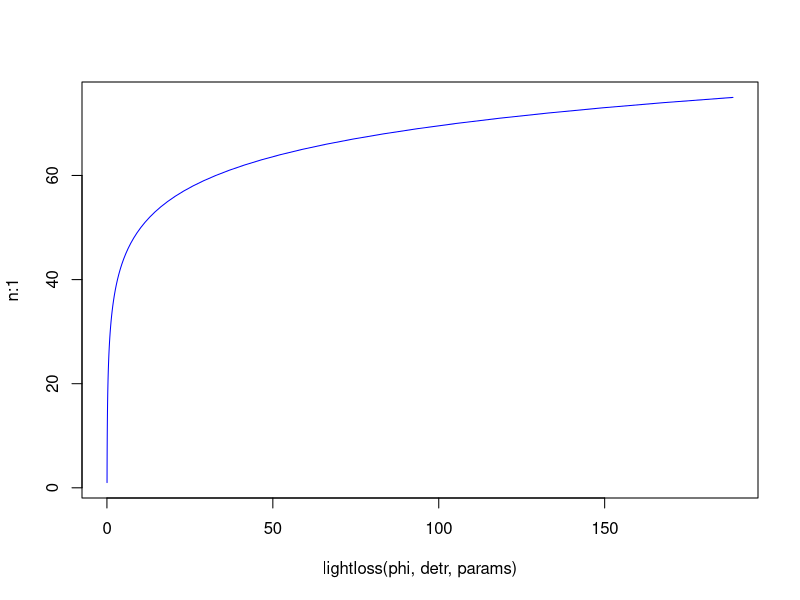
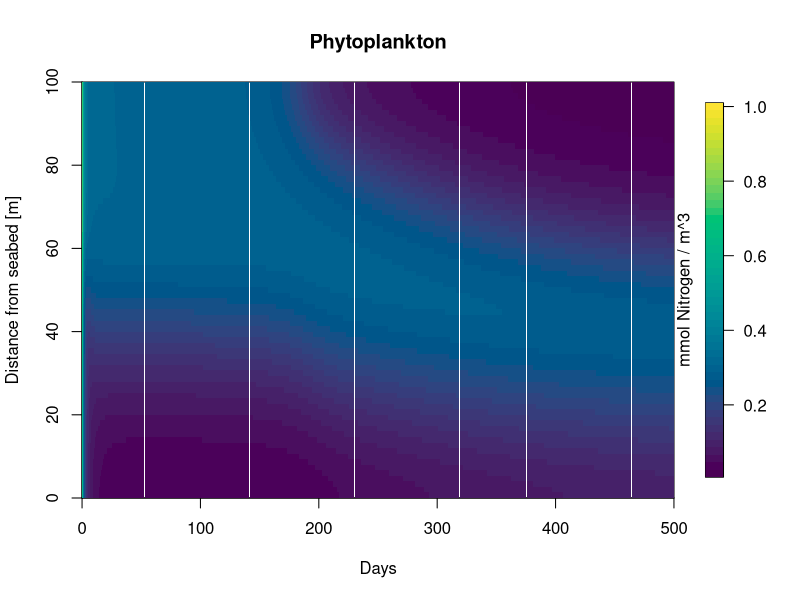
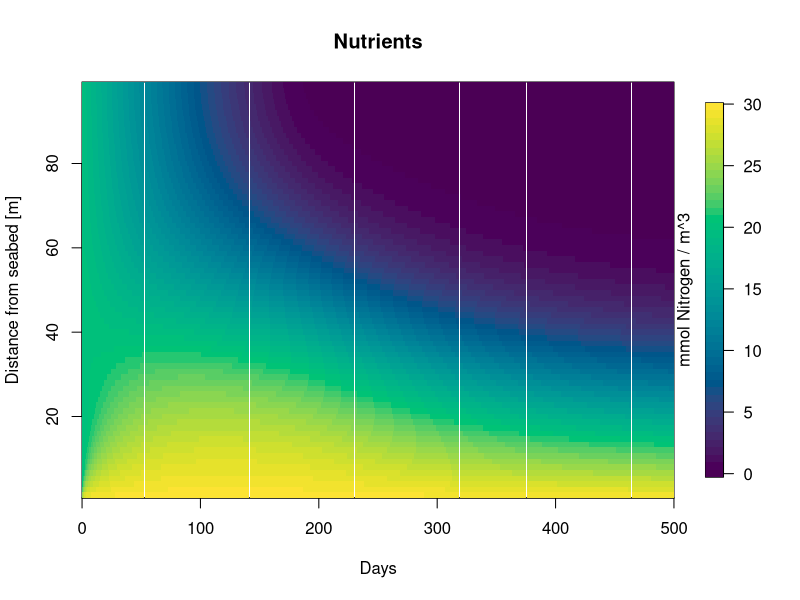
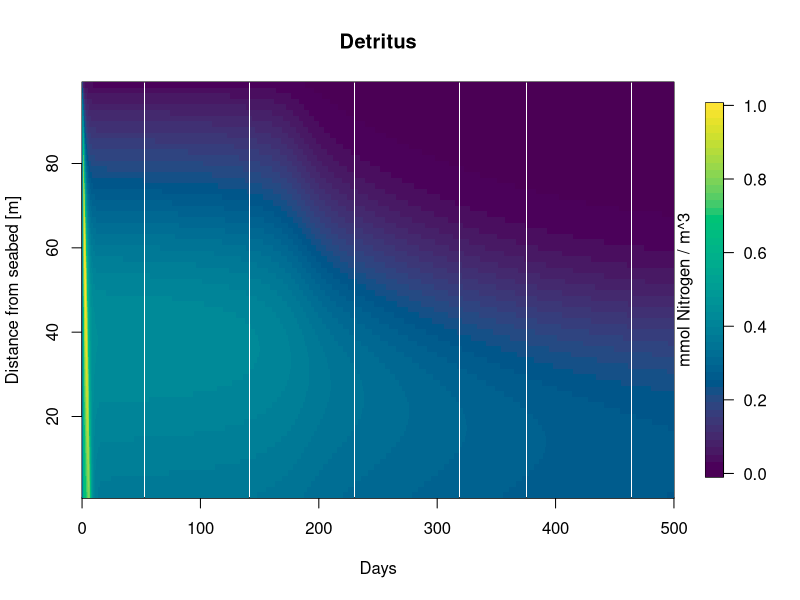
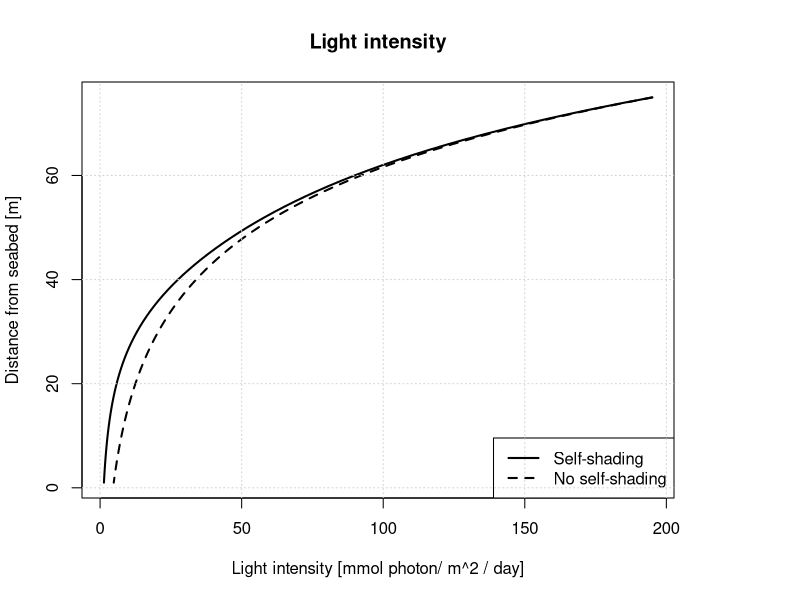
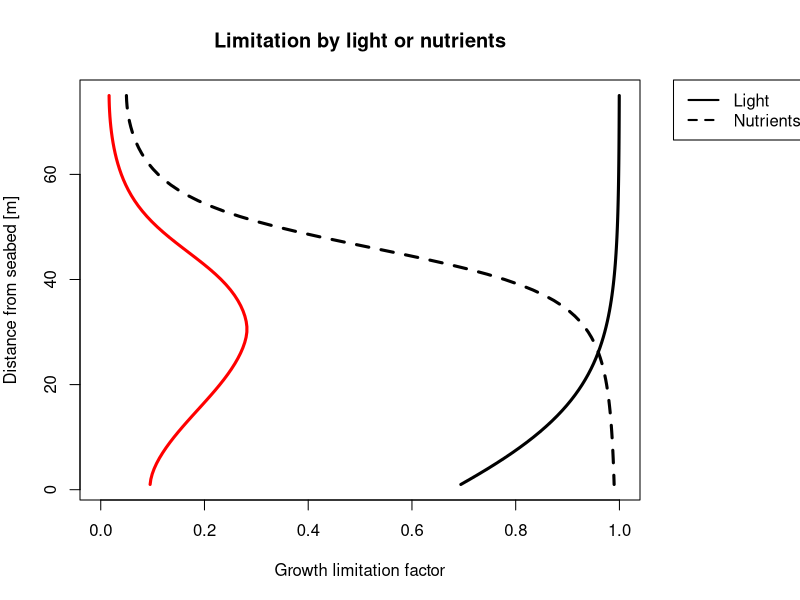

R code for these plots, in order:
#' ---
#' title: Nutrient in the water column
#' author: Léa Krejci
#' date: 26 February 2024
#' ---

#### Packages ####
library(deSolve)
library(fields)

##### Parameters ####
# D <- 5 #[m^2/day]
# Iin <- 350 * 60 * 60 * 24 #[µmol photons /m^2 /day]
# kw <- 0.2 #[/m]
# kp <- 15e-7 #[m^2 / cell]
# m <- 0.01 * 24 #[/day]
# u <- 0.96 #[/day]
# depth <- 100 #[m]
# deltaZ <- 2.5 #[m]
# param.n <- depth/deltaZ
# gmax <- 0.04 * 24
# H.L <- 30 * 60 * 60 *24 # [µmol photons / m^2 / day]
# H.N <- 0.0425 # [mmol nutrient / m^3]
# Nb <- 5 # [mmol nutrient / m^3]
# yield <- 1e-9 # [mmol nutrient / cell]

# leonor's parameters
# n <- 100
# d <- 100
# param.deltaZ <- d/n
# t <- 100
# param.u <- 0.04
# param.D <- 5
# z <- c()
# param.kw <- 0.2
# param.kp <- 15*10^(-7)
# param.Iin <- 350
# param.HI <- 30
# param.gmax <-0.04
# param.m <- 0.01
# param.HN <- 0.0425
# param.Nb <- 47.5
# param.yield <- 10^(-9)


# # these parameters work
# n <- 75
# d <- 100 #[m]
# param.deltaZ <- d/n #[m]
# t <- 300
# param.u <- 0.042 * 24 #[m/day]
# param.D <- 43.2 #[m^2/day]
# z <- c()
# param.kw <- 0.2 #[/m]
# param.kp <- 15e-12 #[m^2 / cell]
# param.Iin <- 350 * 60 * 60 * 24 #[µmol photons /m^2 /day]
# param.HI <- 30 * 60 * 60 *24 # [µmol photons / m^2 / day]
# param.gmax <- 0.04 * 24 #[/day]
# param.m <- 0.03 #[/day]
# param.HN <- 0.0425 # [mmol nutrient / m^3]
# param.Nb <- 5 # [mmol nutrient / m^3]
# param.yield <- 1e-9 # [mmol nutrient / cell]
# param.gamma <- 0.25 # [m^3 /mmol N / day]
# param.w <- 5 # [m/day]
# param.rem <- 0.1 # [/day]

# new parameters in mmol.N
n <- 75
d <- 100 #[m]
param.deltaZ <- d/n #[m]
t <- 300
param.u <- 0*1 #[m/day]
param.D <- 5 #[m^2/day]
z <- c()
param.kw <-  0.0375 #[/m]
param.kp <-  0.05 #[m^2 / mmol.N]
param.Iin <- 200 #[W /m^2]
param.m <-  0.03 #[/day]
param.HN <-  0.3 # [mmol.N / m^3]
param.Nb <- 30 # [mmol.N / m^3]
param.gamma <- 1.5 # [m^3 /mmol N / day]
param.w <- 15 # [m/day]
param.rem <- 0.1 # [/day]
param.alpha <- 0.1 # [m^2 / W / day]
param.mu <- 0.5 # [/ day]

# reset graphical parameters
#dev.off()

params <- list(param.D = param.D , param.Iin = param.Iin, param.kw = 0.2, param.kp = param.kp,
               param.m = param.m, param.u = param.u, d = d, param.deltaZ = param.deltaZ, n = n,
               param.mu = param.mu, param.HN = param.HN)

no.shading <- list(param.D = param.D , param.Iin = param.Iin, param.kw = 0.2, param.kp = 0,
                   param.m = param.m, param.u = param.u, d = d, param.deltaZ = param.deltaZ, n = n,
                   param.mu = param.mu, param.HN = param.HN)


##### Set up grid ####
z = seq(param.deltaZ/2, by = param.deltaZ, to = d)

##### Initial conditions #####
phi <- rep(1,n) # set up phi0
#phi[10] <- 1000

N <- rep(20,n) # set up N0

P <- phi[1]

detr <- rep(0,n)

D <- detr[1]

Y.init <- c(phi,N,detr)

# set up light intensity
lightloss = function (P, D, param){
  integral = cumsum(((param.kw + param.kp*(P+D))*param.deltaZ)) - 0.5*param.deltaZ*(param.kw + param.kp*(P+D))
  I <- param.Iin*exp(- integral)
  
  return(I)
}

plot(x = lightloss(phi,detr, params), y = n:1, col = "blue", type = "l")

##### Derivative function #####
derivative = function(t, Y, params) {
  
  phi <- Y[1:n]
  N <- Y[(n+1):(2*n)]
  detr <- Y[(2*n+1):(3*n)]
  
  Ja <- rep(0, n+1)
  Jd <- rep(0, n+1)
  JN <- rep(0, n+1)
  Ja_D <- rep(0, n+1)
  Jd_D <- rep(0, n+1)
  
  for(i in 2:n){
    Ja[i] <- param.u*phi[i-1]
    Jd[i] <- -param.D*(phi[i]-phi[i-1])/param.deltaZ
    JN[i] <- -param.D*(N[i]-N[i-1])/param.deltaZ 
    Ja_D[i] <- param.w*detr[i-1]
    Jd_D[i] <- -param.D*(detr[i]-detr[i-1])/param.deltaZ
  }
  
  #Boundary conditions  
  Ja[1] <- 0
  Ja[n+1] <- 0
  
  Jd[1] <- 0
  Jd[n+1] <- 0
  
  JN[1] <- 0
  JN[n+1] <- -param.D*(param.Nb-N[n])/param.deltaZ
  
  Ja_D[1] <- 0
  Ja_D[n+1] <- param.w*detr[n]
  
  Jd_D[1] <- 0
  Jd_D[n+1] <- 0
  
  J <- Ja + Jd 
  
  JDet <- Ja_D + Jd_D
  
  dphi_dt <- seq(1,n,1)
  dN_dt <- seq(1,n,1)
  ddetr_dt <- seq(1,n,1)
  
  # calculate growth rate
  I = lightloss(phi, detr, params)
  #growth.L <- I / (param.HI + I)
  growth.L <- param.alpha*I / sqrt(param.mu^2 + (param.alpha*I)^2)
  growth.N <- N / (param.HN + N)
  
  growth <- param.mu * pmin(growth.L,growth.N)
  
  
  for (i in 1:n){
    dphi_dt[i] <- growth[i]*phi[i] - param.m*phi[i] - param.gamma*phi[i]^2 - (J[i+1] - J[i])/param.deltaZ
    dN_dt[i] <- -growth[i]*phi[i] + param.rem*detr[i] - (JN[i+1] - JN[i])/param.deltaZ
    ddetr_dt[i] <- param.m*phi[i] + param.gamma*phi[i]^2 - param.rem*detr[i] - (JDet[i+1] - JDet[i])/param.deltaZ
  }
  
  return( list(c(dphi_dt, dN_dt, ddetr_dt)) )
}

times <- seq(0,500,.1)  

derivative.out <- ode(Y.init, times, derivative, parms = params)

phi.out <- derivative.out[,2:(n+1)]
N.out <- derivative.out[,(n+2):(2*n+1)]
Det.out <- derivative.out[, (2*n+2):(3*n+1)]

# plots 
image.plot(x = times, y = z, phi.out[,ncol(phi.out):1],
           ylab = "Distance from seabed [m]", xlab = "Days", col = hcl.colors(50, "viridis"),
           main = "Phytoplankton", legend.lab="mmol Nitrogen / m^3", legend.line = - 2.5)
#
image.plot(x = times, y = z, N.out[,ncol(N.out):2],
           ylab = "Distance from seabed [m]", xlab = "Days", col = hcl.colors(50, "viridis"),
           main = "Nutrients", legend.lab="mmol Nitrogen / m^3", legend.line = -2.5)

image.plot(x = times, y = z, Det.out[,ncol(Det.out):2],
           ylab = "Distance from seabed [m]", xlab = "Days", col = hcl.colors(50, "viridis"),
           main = "Detritus", legend.lab="mmol Nitrogen / m^3", legend.line = - 2.5)

# plot light as a function of depth
#light <- sapply(seq_len(ncol(phi.out)), function(i) lightloss(phi.out[, i],  param))

# image.plot(x = times, y = z, light[,ncol(light):1],
#            ylab = "Distance from seabed [m]", xlab = "Days", col = hcl.colors(50, "viridis"),
#            main = "Light intensity [µmol photons/m2/day]")

plot(x = lightloss(phi.out[nrow(phi.out),], Det.out[nrow(Det.out),],  params), y = n:1, type = "l", main = "Light intensity",
     ylab = "Distance from seabed [m]", xlab = "Light intensity [mmol photon/ m^2 / day]",
     pch = 3, lwd = 2)
param.kp <- 0
lines(x = lightloss(phi.out[nrow(phi.out),], Det.out[nrow(Det.out),], params), y = n:1, type = "l", lty = 2, lwd = 2)
legend("bottomright", legend = c("Self-shading", "No self-shading"), lty = c(1,2), lwd = 2)
param.kp <- 15e-12 #[m^2 / cell]
grid()

# plot light and nutrient limitation as a function of depth
growth.lim.L <- param.alpha*lightloss(tail(phi.out,1), tail(Det.out,1)) / sqrt(param.mu^2 + (param.alpha*lightloss(tail(phi.out,1), tail(Det.out,1)))^2) 
growth.lim.N <- tail(N.out,1) / (param.HN + tail(N.out,1))


par(mar=c(5, 4, 4, 8), xpd=TRUE) # adds space next to the plot so we can put a legend there
plot(x = growth.lim.L, y = n:1, type = "l", xlim = c(0, max(growth.lim.L)),
     main = "Limitation by light or nutrients", ylab = "Distance from seabed [m]",
     xlab = "Growth limitation factor", lwd = 3)
lines(x = growth.lim.N, y = n:1, type = "l", lwd = 3, lty = 2)
legend("topright", inset=c(-0.3, 0), legend = c("Light", "Nutrients"), lty = c(1,2), lwd = 2)

lines(x = phi.out[nrow(phi.out),], y = n:1, type = "l",
      main = "Limitation by light or nutrients", ylab = "Distance from seabed [m]",
      xlab = "Cell concentration [cell/m^3]", lwd = 3, col = "red")

# alternative approach
# light <- lightloss(phi.out[,1])
# for (i in 2:ncol(phi.out)){
#   new_light <- lightloss(phi.out[,i])
#   light <- cbind(light, new_light)
# }
